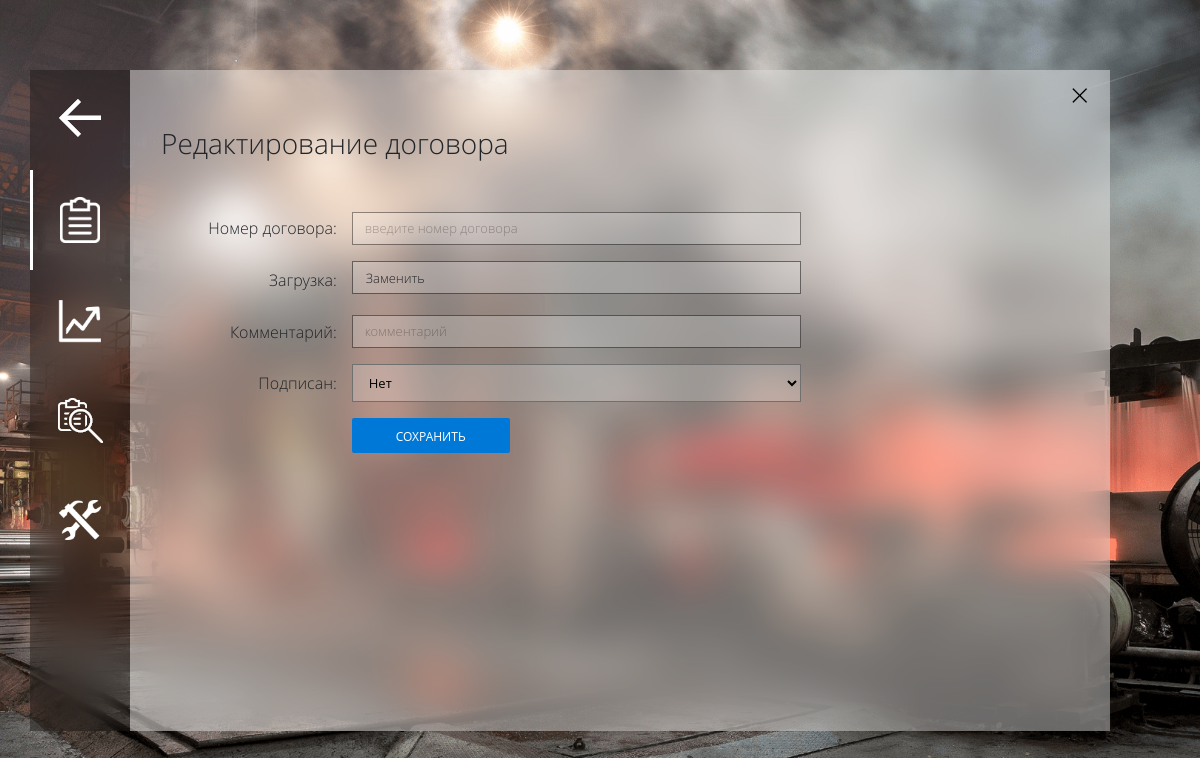
The page /gen_dir_edit_contract?n=4 (signed in) on the database as committed earlier.
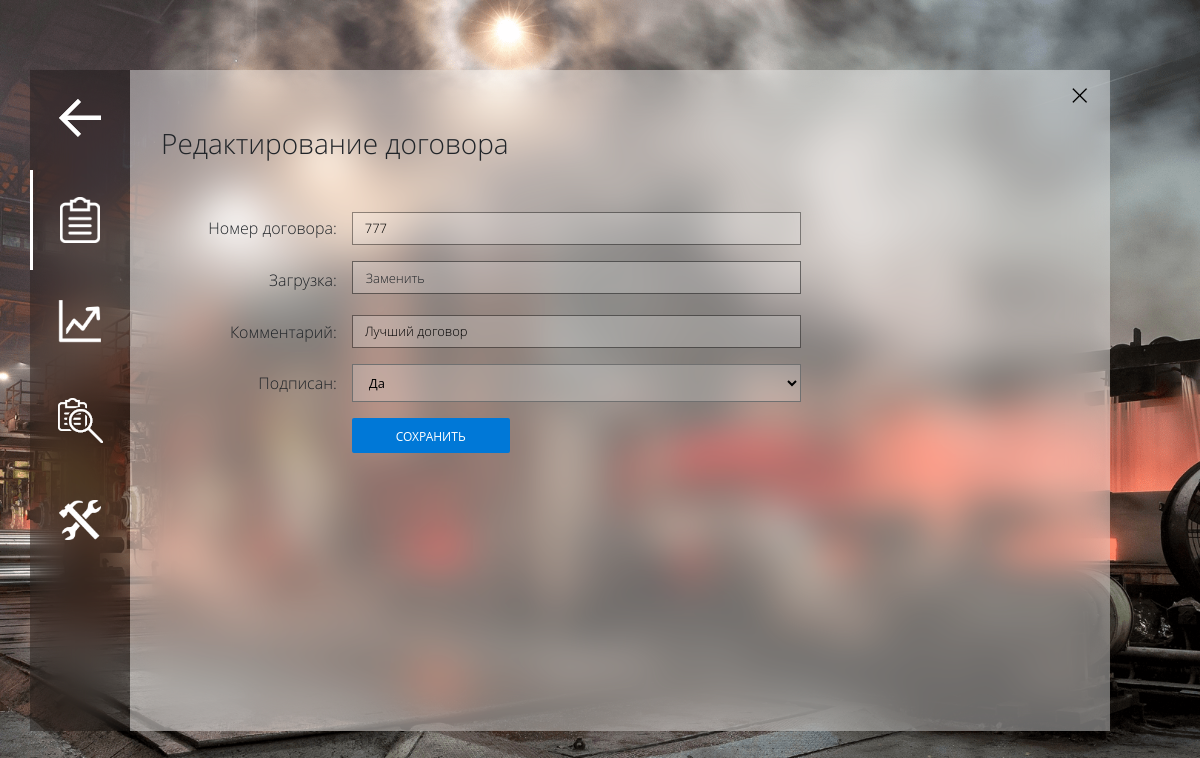
The same page on the database as committed later.
### tables this page shows
CREATE TABLE `contracts` (
  `Contract_id` int(4) NOT NULL,
  `Contr_N` int(50) NOT NULL,
  `Stat_1` tinyint(1) NOT NULL DEFAULT '0',
  `DATE` date DEFAULT NULL,
  `Link` text NOT NULL,
  `Comments` text NOT NULL,
  `Stat_2` tinyint(1) NOT NULL DEFAULT '0',
  `Stat_3` tinyint(1) NOT NULL DEFAULT '0',
  `Cust_id` int(3) NOT NULL,
  `Proj_id` int(3) NOT NULL
);

### gen_dir_edit_contract.php (the view, shortened to what this page needs)
<?php
if(!$link = mysqli_connect("localhost", "mysql", "mysql", "omima_stal"))
{
	echo "Нет соединения с сервером";
	die();
}
$QUERY = "SELECT Contr_N, Link, Comments, Stat_1, Stat_2, Stat_3, Cust_id FROM contracts WHERE Proj_id=".$_GET["n"];
$result = mysqli_query($link, $QUERY) or die("Ошибка 1 ".mysqli_error($link));
$contract = mysqli_fetch_row($result);
?>
<!DOCTYPE html>
<html lang="ru">
<head>
	<link rel="stylesheet" href="./css/bootstrap.min.css">
	<link rel="stylesheet" href="./css/fluent.css">
	<link rel="stylesheet" href="./css/micon.min.css">
</head>
<body>
<div style="height: 100%; width: 100%; left: 0; top: 0; position: fixed; display: flex; align-items: center; align-content: center; justify-content: center;">
	<div class="container">
		<div class="row justify-content-md-center" style="width:1080px;">
			<div class="col-fluid" >
				<div class="side-bar" style="width: 100px; height:661px;">
					<div class="row-fluid">
						<div class="col text-center nopadding">
							<a href="gen_dir_proj?n=<?echo $_GET['n']?>"><img src="img/back.png" class="img" title="К этапам проекта"></a>
						</div>
					</div>
					<div class="row-fluid">
						<div class="col text-center nopadding">
							<a href="gen_dir_projs"><img src="img/proj_sb_a.png" class="img" title="Проекты"></a>
						</div>
					</div>
					<div class="row-fluid">
						<div class="col text-center nopadding">
							<a href="gen_dir_effect"><img src="img/effect_sb.png" class="img" title="Эффективность"></a>
						</div>
					</div>
					<div class="row-fluid">
						<div class="col text-center nopadding">
							<a href="gen_dir_stat"><img src="img/gen_dir_stat_sb.png" class="img" title="Статистика"></a>
						</div>
					</div>
					<div class="row-fluid">
						<div class="col text-center nopadding">
							<a href="gen_dir_equip"><img src="img/equip_sb.png" class="img" title="Оборудование"></a>
						</div>
					</div>
				</div>
			</div>
			<div class="col-fluid">
				<div class="main-w" style="width: 980px; height:661px;">
					<div class="row-fluid">
						<div class="col text-right nopadding" >
							<button class="exit" type="button" data-target="#exampleModal2" data-toggle="modal" style="border: none;">
								<img src="img/exit-b.png" class="img">
							</button>
						</div>
					</div>
					<div class="row-fluid ml-3 ">
						<div class="col">
							<p class="sh1 mb-1">Редактирование договора</p>
						</div>
					</div>
						<form action="" method="POST" enctype="multipart/form-data">
							<div class="row mt-5 mr-5 align-items-center" style="">
								<div class="col-md-3 text-right" style="">
									Номер договора:
								</div>
								<input required class="col form-control" name="contract_num" type="number" value="<?echo $contract[0];?>"placeholder="введите номер договора" style="border: 1px solid rgba(0,0,0,.40); background-color: rgba(255,255,255,.20); font-size: small;">
								<div class="col-md-3 ml-4">	</div>
							</div>
							<div class="row mt-3 mr-5 align-items-center" style="">
								<div class="col-md-3 text-right" style="">
									Загрузка:
								</div>
								<label class="col" for="upload-file" id="upload-file-label" style="height:33px; border: 1px solid rgba(0,0,0,.50); background: rgba(255,255,255,.20); font-size: small;padding-left: 1em; padding-top:0.5em;">Заменить</label>
								<div class="col-md-3 ml-4"></div>
							</div>
							<div class="row mt-3 mr-5 align-items-center" style="">
								<div class="col-md-3 text-right" style="">
									Комментарий:
								</div>
								<input class="col form-control" name="comment" type="text" value="<?echo $contract[2];?>" placeholder="комментарий" style="border: 1px solid rgba(0,0,0,.40); background-color: rgba(255,255,255,.20); font-size: small;">
								<div class="col-md-3 ml-4"></div>
							</div>
							<div class="row mt-3 mr-5 align-items-center" style="">
								<div class="col-md-3 text-right" style="">
									Подписан:
								</div>
								<select <?if(($contract[3]==0)||($contract[5]==1))echo "disabled".' title="Доступно после проверки договора"';?> class="col text-left pr-3 form-control"  name="signed" id="signed" style="height:38px; border: 1px solid #707070; background-color: rgba(255,255,255,.20);font-size: small;">
									<option <?if($contract[4]==0) echo "selected";?> value ="0" >Нет</option>";
									<option <?if($contract[4]==1) echo "selected";?> value ="1" >Да</option>";
								</select>
								<div class="col-md-3 ml-4"></div>
							</div>
							<div class="row mt-3 mr-5 align-items-center" style="">
								<div class="col-md-3 text-right" style=""></div>
								<div class="col-md-2 p-0" name="cust_id">
									<button class="btn btn-primary btn-sm btn-block m-0" type="submit" name="submit"><small>Сохранить</small></button>
								</div>
							</div>
						</form>
				</div>
			</div>
        </div>
	</div>
</div>
</body>
</html>

Rows that differ between the two databases and show on the page:
added contracts: contract_num "777", comment "Лучший договор", signed "Да"
Other text that changed with them:
form field signed: "Нет" → (not shown)
